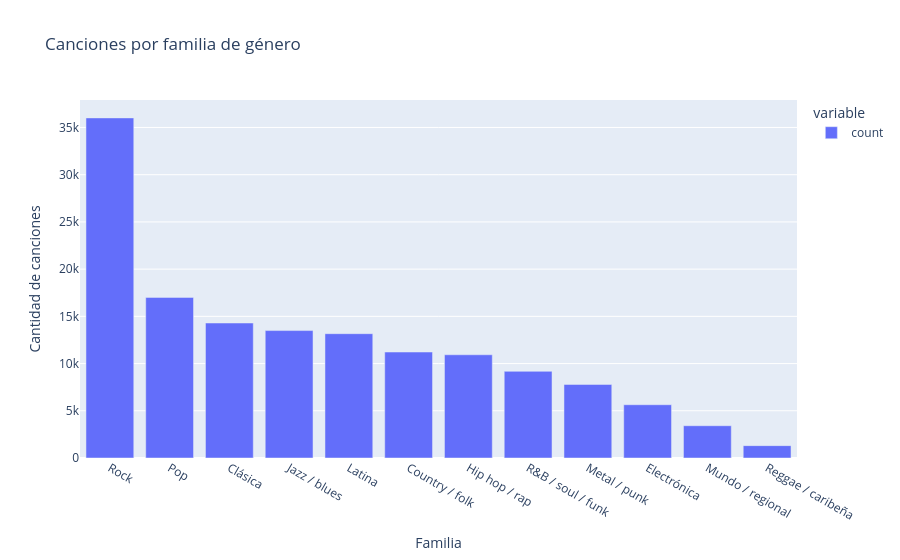

The notebook cell saved with this chart:
### Code cell
# Cuantas canciones hay en cada familia
cantidad = con_genero["familia"].value_counts()

px.bar(
    cantidad,
    title="Canciones por familia de género",
    labels={"value": "Cantidad de canciones", "familia": "Familia"},
)

### Figure 1 — Plotly figure (JSON) as saved in the notebook; plotly's stock layout.template omitted (floating-point values rounded to 4 significant figures)
{"data": [{"hovertemplate": "variable=count<br>Familia=%{x}<br>Cantidad de canciones=%{y}<extra></extra>", "legendgroup": "count", "marker": {"color": "#636efa", "pattern": {"shape": ""}}, "name": "count", "orientation": "v", "showlegend": true, "textposition": "auto", "type": "bar", "x": ["Rock", "Pop", "Clásica", "Jazz / blues", "Latina", "Country / folk", "Hip hop / rap", "R&B / soul / funk", "Metal / punk", "Electrónica", "Mundo / regional", "Reggae / caribeña"], "xaxis": "x", "y": [36015, 17008, 14295, 13494, 13165, 11223, 10930, 9178, 7791, 5642, 3417, 1310], "yaxis": "y"}], "layout": {"barmode": "relative", "legend": {"title": {"text": "variable"}, "tracegroupgap": 0}, "title": {"text": "Canciones por familia de género"}, "xaxis": {"anchor": "y", "domain": [0, 1], "title": {"text": "Familia"}}, "yaxis": {"anchor": "x", "domain": [0, 1], "title": {"text": "Cantidad de canciones"}}}}
